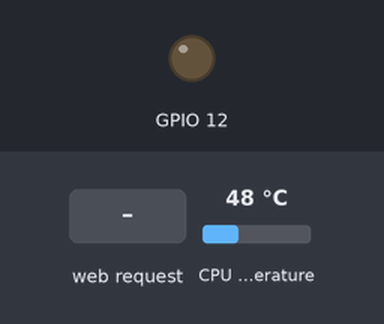
This program was run on a simulated Raspberry Pi (BCM pin numbers). On the bench: output pins drawn as LEDs (lit = HIGH). Dashed ring = blinking. The inputs (shaded band) are chosen by the test bench; at power-on: CPU temperature 48 °C. The clock reads 2024-03-15 10:24:30 at power-on unless the program sets it; what the program prints to the terminal is not drawn.

Above: at 1.2 s.
1.3 s: HTTP request for /on received
At 1.7 s:
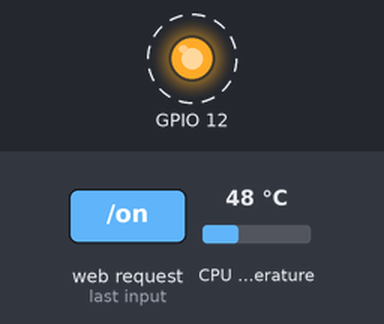
Timing chart, 0 to 11.8 s (numbered marks = the images above; inputs shaded):
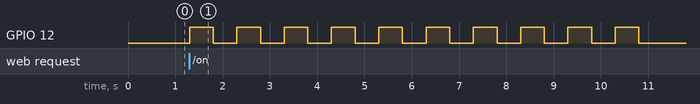

Measured:
- after the input at 1.3 s, GPIO 12: alternates HIGH for 0.50 s and LOW for 0.50 s, starting at once

The program:

2diod_web_server.py
```python
import RPi.GPIO as GPIO
import time
from flask import Flask, render_template, request

from subprocess import check_output
import subprocess
import os


GPIO.setwarnings(False)
GPIO.setmode(GPIO.BCM)
GPIO.setup(12, GPIO.OUT)


number = 0

flash = 10

app = Flask(__name__)


@app.route('/')
def main():

    return render_template('index.html', the_title='WebServer Flask-Raspberry_PI_4 ' )


@app.route('/<action>', methods=['GET','POST'])


def control(action):

    if action == 'on':
        GPIO.setmode(GPIO.BCM)
        GPIO.setup(12, GPIO.OUT)


        for i in range(flash):
            global number
            number += 1

            GPIO.output(12,True)
            time.sleep(0.5)


            GPIO.output(12,False)
            time.sleep(0.5)


    if action == 'stop':
        GPIO.output(12,False)
        print("Была нажата кнопка ВЫКЛЮЧИТЬ")


    GPIO.cleanup()

    myCmd = os.popen('/opt/vc/bin/vcgencmd measure_temp').read()
    print(myCmd)


    return render_template('index.html', the_results = number, the_temperature = myCmd)


#запускаем веб-сервер
if __name__ == '__main__':
    app.run( host='192.168.0.20', port=5300, debug=True)
```
